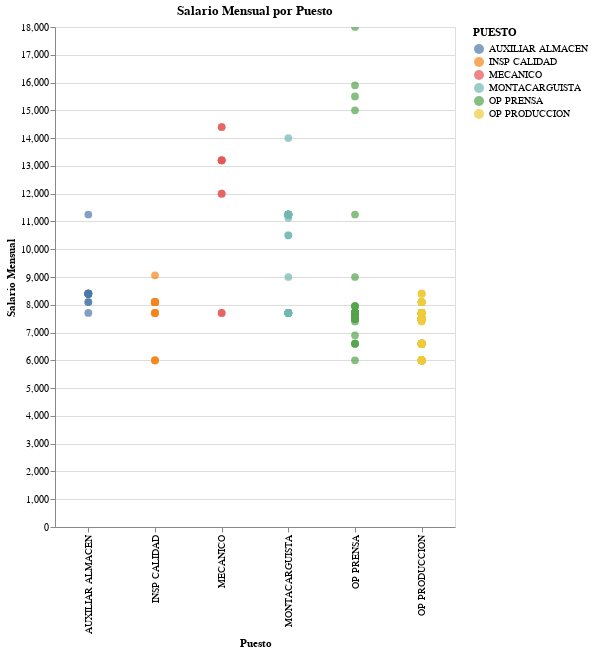

This figure's notebook cell:
### Markdown cell above
#### Salario Mensual por Puesto

### Code cell
chart = alt.Chart(df_0).mark_circle(size=60).encode(
    x=alt.X('PUESTO:N', title='Puesto'),
    y=alt.Y('SALARIO MENSUAL:Q', title='Salario Mensual'),
    color='PUESTO:N',
    tooltip=['PUESTO', 'SALARIO MENSUAL']
).properties(
    title='Salario Mensual por Puesto',
    width=400,
    height=500
).interactive()

chart

### Figure 1 — Vega-Lite specification as saved in the notebook (floating-point values rounded to 4 significant figures; data arrays with more than 128 entries replaced by an {"elided": "..."} marker saying what was removed)
{"config": {"view": {"continuousWidth": 300, "continuousHeight": 300}}, "data": {"name": "data-6725366b41d3c0b6c7af598572d651e4"}, "mark": {"type": "circle", "size": 60}, "encoding": {"color": {"field": "PUESTO", "type": "nominal"}, "tooltip": [{"field": "PUESTO", "type": "nominal"}, {"field": "SALARIO MENSUAL", "type": "quantitative"}], "x": {"field": "PUESTO", "title": "Puesto", "type": "nominal"}, "y": {"field": "SALARIO MENSUAL", "title": "Salario Mensual", "type": "quantitative"}}, "height": 500, "params": [{"name": "param_13", "select": {"type": "interval", "encodings": ["x", "y"]}, "bind": "scales"}], "title": "Salario Mensual por Puesto", "width": 400, "$schema": "https://vega.github.io/schema/vega-lite/v5.20.1.json", "datasets": {"data-6725366b41d3c0b6c7af598572d651e4": {"elided": "494 records"}}}
